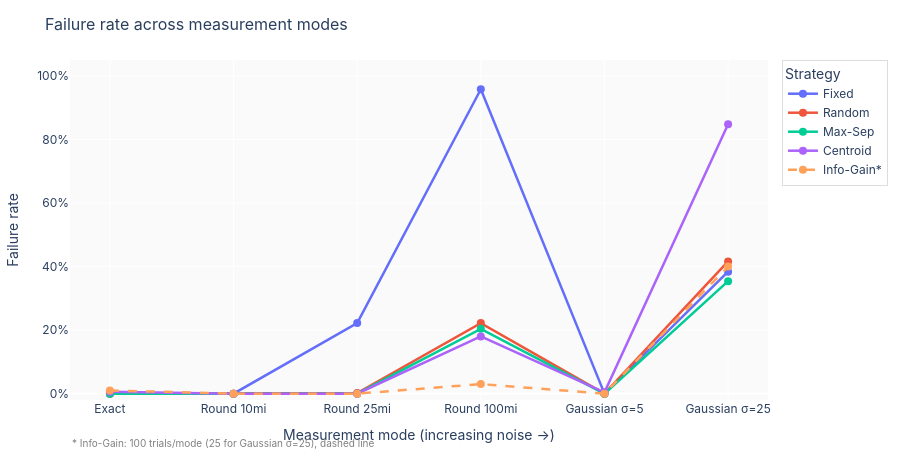

Write notebook code for a chart like this one.
### Markdown cell above
## Failure rate vs noise level

How each strategy degrades as precision gets worse.
Click legend items to isolate a strategy. When lines converge, noise dominates and strategy choice stops mattering.

### Code cell
fig = go.Figure()
mode_labels = [MODE_LABELS[m] for m in MODES]

dash_styles = ["solid", "solid", "solid", "solid", "dash"]

for (strategy, label), color, dash in zip(STRATEGY_LABELS.items(), COLORS, dash_styles):
    subset = df[df["strategy"] == strategy].set_index("mode")
    y = [subset.loc[m, "failure_rate"] if m in subset.index else None for m in MODES]
    mean_w = [subset.loc[m, "mean"] if m in subset.index else None for m in MODES]
    p90 = [subset.loc[m, "p90"] if m in subset.index else None for m in MODES]

    fig.add_trace(go.Scatter(
        x=mode_labels,
        y=y,
        name=label,
        mode="lines+markers",
        line=dict(color=color, width=2.5, dash=dash),
        marker=dict(size=8),
        customdata=list(zip(mean_w, p90)),
        hovertemplate=(
            "<b>" + label + " / %{x}</b><br>"
            "Failure: %{y:.1%}<br>"
            "Mean: %{customdata[0]:.1f}w<br>"
            "P90: %{customdata[1]:.0f}w"
            "<extra></extra>"
        ),
    ))

fig.update_layout(
    title=dict(text="Failure rate across measurement modes", font_size=16),
    xaxis=dict(title="Measurement mode (increasing noise →)"),
    yaxis=dict(title="Failure rate", tickformat=".0%", range=[-0.02, 1.05]),
    legend=dict(title="Strategy", bgcolor="rgba(255,255,255,0.9)",
                bordercolor="#ddd", borderwidth=1),
    hovermode="x unified",
    height=460,
    margin=dict(l=60, r=40, t=60, b=60),
    font=dict(family="Inter, system-ui, sans-serif"),
    plot_bgcolor="#fafafa",
    paper_bgcolor="white",
)
fig.add_annotation(
    text="* Info-Gain: 100 trials/mode (25 for Gaussian σ=25), dashed line",
    xref="paper", yref="paper", x=0, y=-0.15,
    showarrow=False, font=dict(size=10, color="gray"), align="left",
)
fig.write_html(ROOT / "data" / "failure_by_mode.html")
fig.show()

### Figure 1 — Plotly figure (JSON) as saved in the notebook; plotly's stock layout.template omitted (floating-point values rounded to 4 significant figures)
{"data": [{"customdata": [[4.99, 6.0], [5.34, 6.0], [18.64, 52.0], [50.2, 52.0], [6.266, 9.0], [40.43, 52.0]], "hovertemplate": "<b>Fixed / %{x}</b><br>Failure: %{y:.1%}<br>Mean: %{customdata[0]:.1f}w<br>P90: %{customdata[1]:.0f}w<extra></extra>", "line": {"color": "#636EFA", "dash": "solid", "width": 2.5}, "marker": {"size": 8}, "mode": "lines+markers", "name": "Fixed", "type": "scatter", "x": ["Exact", "Round 10mi", "Round 25mi", "Round 100mi", "Gaussian σ=5", "Gaussian σ=25"], "y": [0.0, 0.0, 0.222, 0.958, 0.0, 0.384]}, {"customdata": [[5.178, 6.0], [5.78, 8.0], [11.47, 17.0], [35.24, 52.0], [6.532, 9.0], [41.08, 52.0]], "hovertemplate": "<b>Random / %{x}</b><br>Failure: %{y:.1%}<br>Mean: %{customdata[0]:.1f}w<br>P90: %{customdata[1]:.0f}w<extra></extra>", "line": {"color": "#EF553B", "dash": "solid", "width": 2.5}, "marker": {"size": 8}, "mode": "lines+markers", "name": "Random", "type": "scatter", "x": ["Exact", "Round 10mi", "Round 25mi", "Round 100mi", "Gaussian σ=5", "Gaussian σ=25"], "y": [0.0, 0.0, 0.002, 0.222, 0.0, 0.416]}, {"customdata": [[4.932, 5.0], [5.062, 6.0], [10.35, 15.0], [35.66, 52.0], [6.154, 8.1], [39.96, 52.0]], "hovertemplate": "<b>Max-Sep / %{x}</b><br>Failure: %{y:.1%}<br>Mean: %{customdata[0]:.1f}w<br>P90: %{customdata[1]:.0f}w<extra></extra>", "line": {"color": "#00CC96", "dash": "solid", "width": 2.5}, "marker": {"size": 8}, "mode": "lines+markers", "name": "Max-Sep", "type": "scatter", "x": ["Exact", "Round 10mi", "Round 25mi", "Round 100mi", "Gaussian σ=5", "Gaussian σ=25"], "y": [0.0, 0.0, 0.0, 0.204, 0.0, 0.354]}, {"customdata": [[5.242, 5.0], [5.148, 6.0], [10.27, 15.0], [34.69, 52.0], [6.546, 9.0], [48.99, 52.0]], "hovertemplate": "<b>Centroid / %{x}</b><br>Failure: %{y:.1%}<br>Mean: %{customdata[0]:.1f}w<br>P90: %{customdata[1]:.0f}w<extra></extra>", "line": {"color": "#AB63FA", "dash": "solid", "width": 2.5}, "marker": {"size": 8}, "mode": "lines+markers", "name": "Centroid", "type": "scatter", "x": ["Exact", "Round 10mi", "Round 25mi", "Round 100mi", "Gaussian σ=5", "Gaussian σ=25"], "y": [0.006, 0.0, 0.0, 0.18, 0.004, 0.848]}, {"customdata": [[4.8, 5.0], [4.54, 5.0], [7.23, 8.0], [12.48, 12.0], [7.26, 11.0], [40.12, 52.0]], "hovertemplate": "<b>Info-Gain* / %{x}</b><br>Failure: %{y:.1%}<br>Mean: %{customdata[0]:.1f}w<br>P90: %{customdata[1]:.0f}w<extra></extra>", "line": {"color": "#FFA15A", "dash": "dash", "width": 2.5}, "marker": {"size": 8}, "mode": "lines+markers", "name": "Info-Gain*", "type": "scatter", "x": ["Exact", "Round 10mi", "Round 25mi", "Round 100mi", "Gaussian σ=5", "Gaussian σ=25"], "y": [0.01, 0.0, 0.0, 0.03, 0.0, 0.4]}], "layout": {"annotations": [{"align": "left", "font": {"color": "gray", "size": 10}, "showarrow": false, "text": "* Info-Gain: 100 trials/mode (25 for Gaussian σ=25), dashed line", "x": 0, "xref": "paper", "y": -0.15, "yref": "paper"}], "font": {"family": "Inter, system-ui, sans-serif"}, "height": 460, "hovermode": "x unified", "legend": {"bgcolor": "rgba(255,255,255,0.9)", "bordercolor": "#ddd", "borderwidth": 1, "title": {"text": "Strategy"}}, "margin": {"b": 60, "l": 60, "r": 40, "t": 60}, "paper_bgcolor": "white", "plot_bgcolor": "#fafafa", "title": {"font": {"size": 16}, "text": "Failure rate across measurement modes"}, "xaxis": {"title": {"text": "Measurement mode (increasing noise →)"}}, "yaxis": {"range": [-0.02, 1.05], "tickformat": ".0%", "title": {"text": "Failure rate"}}}}
